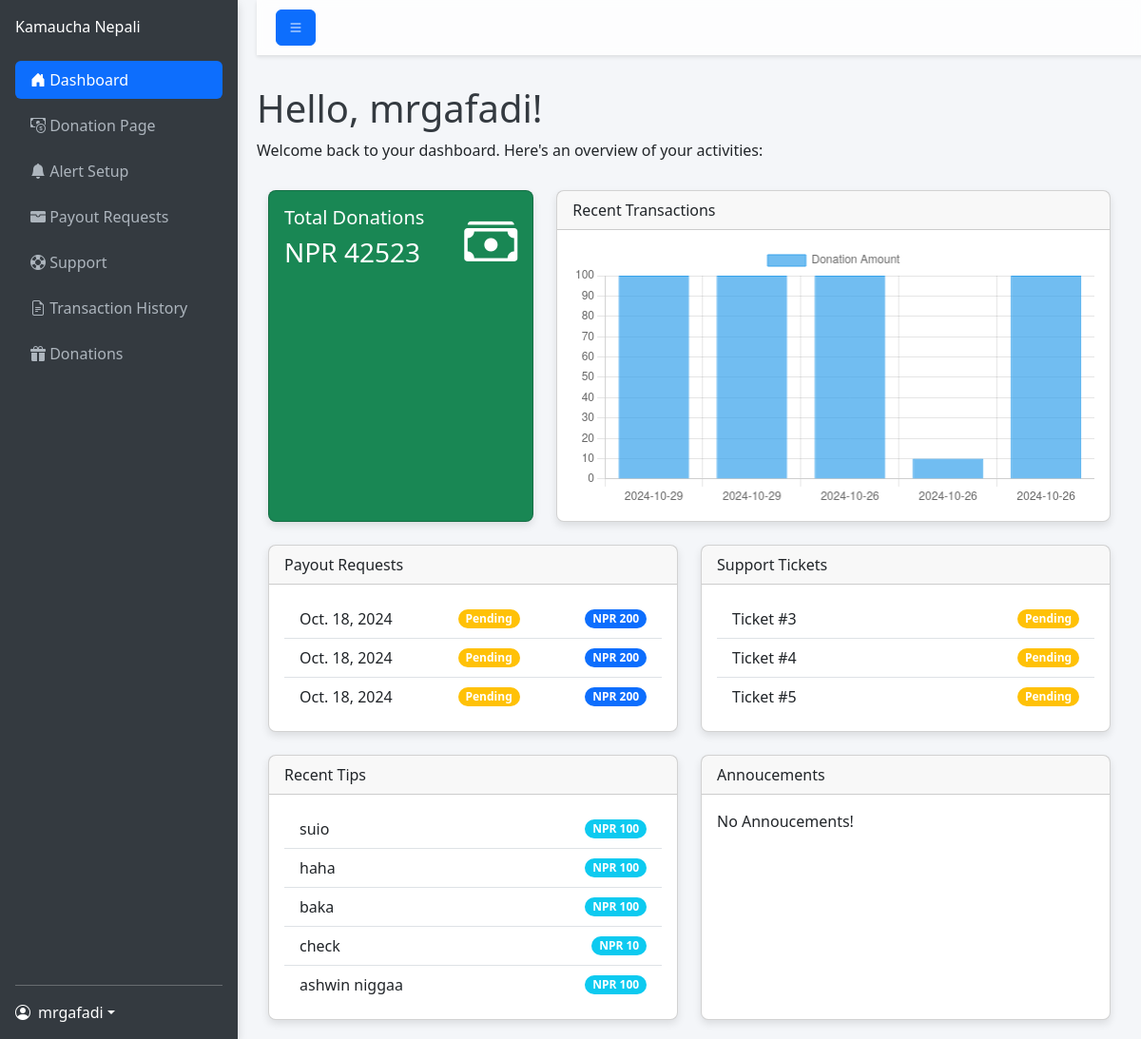
Page /dashboard/ (signed in) on the earlier database version.
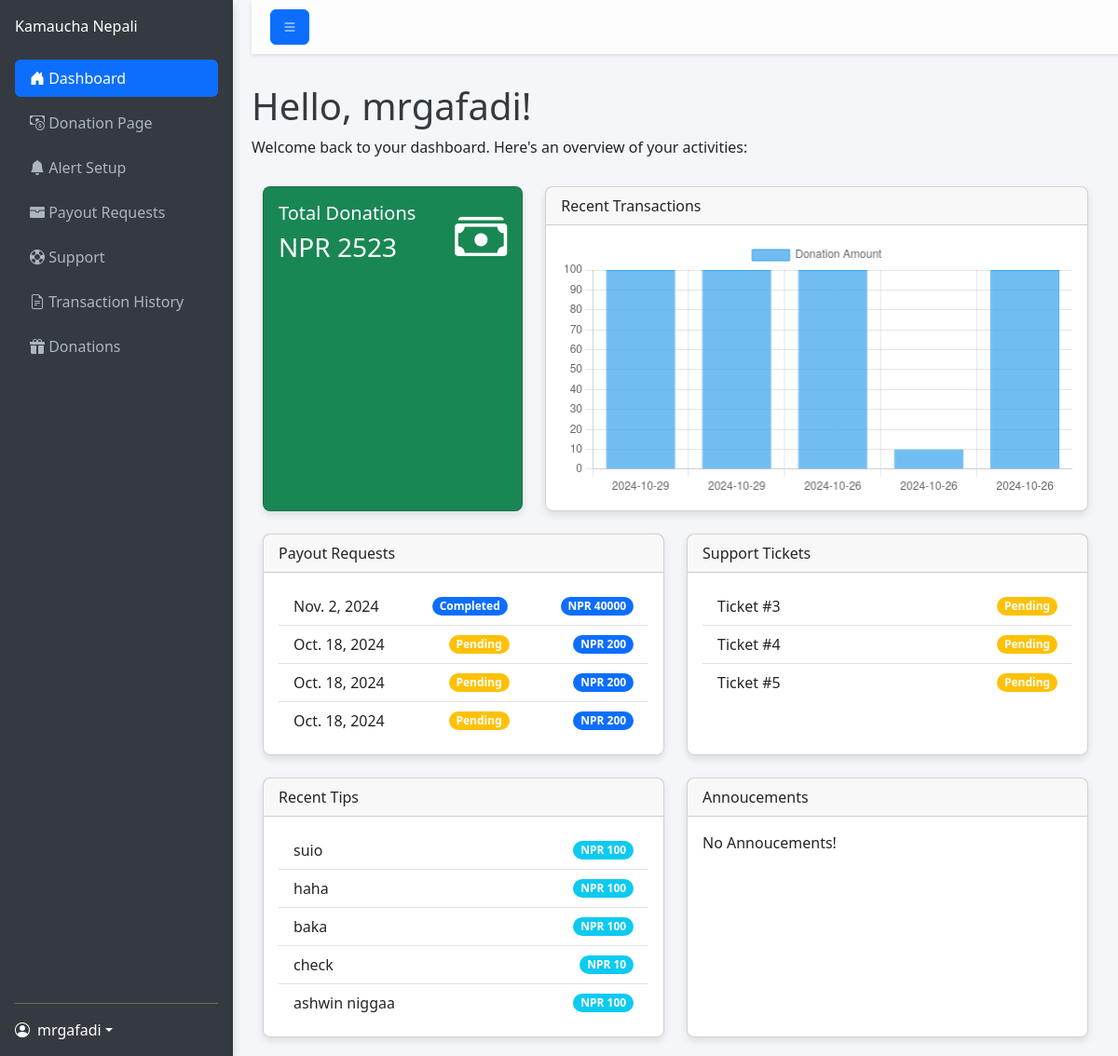
Same page on the later database version.
### home/models.py (models this page shows, shortened)
class PayoutRequest(models.Model):
    PENDING = 'Pending'
    APPROVED = 'Approved'
    REJECTED = 'Rejected'
    COMPLETED = 'Completed'
    PAYOUT_STATUS_CHOICES = [
        (PENDING, 'Pending'),
        (APPROVED, 'Approved'),
        (REJECTED, 'Rejected'),
        (COMPLETED, 'Completed'),
    ]
    username = models.ForeignKey(User, on_delete=models.CASCADE)
    payout_amount = models.IntegerField()
    payout_account = models.TextField()
    payout_method = models.TextField()
    payout_status = models.CharField(
        max_length=20,
        choices=PAYOUT_STATUS_CHOICES,
        default=PENDING,
    )
    appeal_date = models.DateField(auto_now_add=True)

class Support(models.Model):
    PENDING = 'Pending'
    Resolved = 'Resolved'
    Closed = 'Closed'
    PAYOUT_STATUS_CHOICES = [
        (PENDING, 'Pending'),
        (Resolved, 'Resolved'),
        (Closed, 'Closed'),
    ]
    username = models.ForeignKey(User,on_delete=models.CASCADE)
    discord_id = models.TextField()
    ticket_title = models.TextField(default="")
    support_message = models.TextField()
    ticket_status = models.CharField(
        max_length=20,
        choices=PAYOUT_STATUS_CHOICES,
        default=PENDING,
    )
    created_at = models.DateField(auto_now_add=True)

class Donation(models.Model):
    PENDING = 'Pending'
    Completed = 'Completed'
    Status_Choices = [
        (PENDING, 'Pending'),
        (Completed, 'Completed'),]
    username = models.ForeignKey(User, on_delete=models.CASCADE)
    donator_name = models.TextField(max_length=200)
    donation_amount = models.IntegerField()
    donation_date = models.DateField(auto_now_add=True)
    donation_message = models.TextField(default="")
    transaction_uuid = models.TextField(default="")
    donation_status = models.CharField(
        max_length=20,
        choices=Status_Choices,
        default=PENDING,
    )

### home/views.py (the view)
# urls.py: path("dashboard/",views.dashboard_page,name="dashboard_page"),
def dashboard_page(request):
    if request.user.is_authenticated:
     recent_donations = Donation.objects.filter(username=request.user).order_by('-donation_date')[:5]
     try:
        total_donation = TotalDonation.objects.get(username=request.user).total_donation
     except TotalDonation.DoesNotExist:
            total_donation = 0
     payout_requests = PayoutRequest.objects.filter(username=request.user).order_by('-appeal_date')[:5]
     annoucements = Annoucement.objects.filter().order_by('-created_at')[:5]
     support_tickets = Support.objects.filter(username=request.user).order_by('-created_at')[:3]
     return render(request,"home/dashboard.html",{"total_donation":total_donation ,"recent_donations": recent_donations,"payout_requests":payout_requests,"support_tickets":support_tickets,"annoucements":annoucements})
    return redirect("/login/")

### home/templates/home/dashboard.html (shortened to what the changed rows need)
<!DOCTYPE html>
<html lang="en">
<head>
    <link href="https://cdn.jsdelivr.net/npm/bootstrap@5.3.0/dist/css/bootstrap.min.css" rel="stylesheet">
    <link href="https://cdn.jsdelivr.net/npm/bootstrap-icons@1.10.5/font/bootstrap-icons.css" rel="stylesheet">
</head>
<body>
    <div class="content flex-grow-1">
        <div class="main-content">
            <div class="greeting">
                <h1>Hello, {{ user.username }}!</h1>
            </div>
            <div class="container-fluid">
                <div class="row g-4">
                    <div class="col-md-4">
                        <div class="card text-white bg-success h-100">
                            <div class="card-body">
                                <div class="d-flex justify-content-between align-items-center">
                                    <div>
                                        <h5 class="card-title">Total Donations</h5>
                                        <h3>NPR {{total_donation}}</h3>
                                    </div>
                                </div>
                            </div>
                        </div>
                    </div>
                    <div class="col-md-6">
                        <div class="card h-100">
                            <div class="card-body">
                                <ul class="list-group list-group-flush">
                                    {% for payout_request in payout_requests %}
                                        <li class="list-group-item d-flex justify-content-between align-items-center">
                                            {{ payout_request.appeal_date }}
                                            {% if payout_request.payout_status == 'Pending' %}
                                                <span class="badge bg-warning rounded-pill">{{ payout_request.payout_status }}</span>
                                            {% elif payout_request.payout_status == 'Approved' %}
                                                <span class="badge bg-success rounded-pill">{{ payout_request.payout_status }}</span>
                                            {% elif payout_request.payout_status == 'Rejected' %}
                                                <span class="badge bg-danger rounded-pill">{{ payout_request.payout_status }}</span>
                                            {% elif payout_request.payout_status == 'Completed' %}
                                                <span class="badge bg-primary rounded-pill">{{ payout_request.payout_status }}</span>
                                            {% else %}
                                                <span class="badge bg-secondary rounded-pill">{{ payout_request.payout_status }}</span>
                                            {% endif %}
                                            <span class="badge bg-primary rounded-pill">NPR {{ payout_request.payout_amount }}</span>
                                        </li>
                                    {% empty %}
                                        <li class="list-group-item">
                                            No payout requests found.
                                        </li>
                                    {% endfor %}
                                </ul>
                            </div>
                        </div>
                    </div>
                    <div class="col-md-6">
                        <div class="card h-100">
                            <div class="card-body">
                                <ul class="list-group list-group-flush">
                                    {% for ticket in support_tickets %}
                                    <li class="list-group-item d-flex justify-content-between align-items-center">
                                        Ticket #{{ ticket.id }}
                                        {% if ticket.ticket_status == 'Pending' %}
                                            <span class="badge bg-warning rounded-pill">Pending</span>
                                        {% elif ticket.status == 'Resolved' %}
                                            <span class="badge bg-success rounded-pill">Resolved</span>
                                        {% elif ticket.status == 'Closed' %}
                                            <span class="badge bg-danger rounded-pill">Closed</span>
                                        {% else %}
                                            <span class="badge bg-secondary rounded-pill">{{ ticket.ticket_status }}</span>
                                        {% endif %}
                                    </li>
                                    {% empty %}
                                    <p>No Recent Suppor Tickets</p>
                                    {% endfor %}
                                </ul>
                            </div>
                        </div>
                    </div>
                    <div class="col-md-6">
                        <div class="card h-100">
                            <div class="card-body">
                                <ul class="list-group list-group-flush">
                                    {% for donation in recent_donations %}
                                        <li class="list-group-item d-flex justify-content-between align-items-center">
                                            {{ donation.donator_name }}
                                            <span class="badge bg-info rounded-pill">NPR {{ donation.donation_amount }}</span>
                                        </li>
                                    {% empty %}
                                        <li class="list-group-item d-flex justify-content-between align-items-center">
                                            No recent donations.
                                        </li>
                                    {% endfor %}
                                </ul>
                            </div>
                        </div>
                    </div>
                </div>
            </div>
        </div>
      </div>
    <script>
        // Assuming 'recent_donations' is a list of Donation objects passed from Django
        const donationDates = [];
        const donationAmounts = [];
        // Loop through the recent_donations to fill the arrays
        {% for donation in recent_donations %}
            donationDates.push('{{ donation.donation_date|date:"Y-m-d" }}');
            donationAmounts.push({{ donation.donation_amount }});
        {% endfor %}
        // Create the Chart.js bar chart
        const ctx = document.getElementById('transactionsChart').getContext('2d');
        const transactionsChart = new Chart(ctx, {
            type: 'bar',
            data: {
                labels: donationDates,  // Fill labels with dates
                datasets: [{
                    label: 'Donation Amount',
                    data: donationAmounts,  // Fill data with amounts
                    backgroundColor: 'rgba(54, 162, 235, 0.7)',
                    borderColor: 'rgba(54, 162, 235, 1)',
                    borderWidth: 1
                }]
            },
            options: {
                responsive: true,
                scales: {
                    y: {
                        beginAtZero: true
                    }
                }
            }
        });
    </script>
</body>
</html>

Differences in the rows shown:
added PayoutRequest: appeal_date "Nov. 2, 2024", payout_status "Completed", payout_amount "40000"
Other differences:
{{ total_donation }}: "42523" → "2523"
